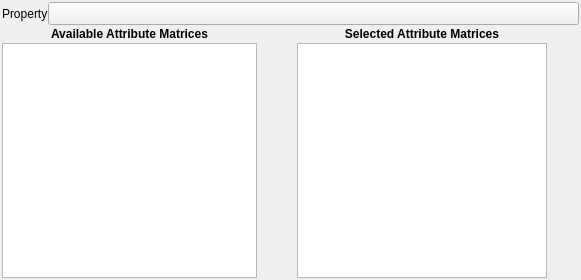
<?xml version="1.0" encoding="UTF-8"?>
<ui version="4.0">
 <class>MultiAttributeMatrixSelectionWidget</class>
 <widget class="QFrame" name="MultiAttributeMatrixSelectionWidget">
  <property name="geometry">
   <rect>
    <x>0</x>
    <y>0</y>
    <width>581</width>
    <height>280</height>
   </rect>
  </property>
  <layout class="QGridLayout" name="gridLayout">
   <property name="leftMargin">
    <number>2</number>
   </property>
   <property name="topMargin">
    <number>2</number>
   </property>
   <property name="rightMargin">
    <number>2</number>
   </property>
   <property name="bottomMargin">
    <number>2</number>
   </property>
   <property name="horizontalSpacing">
    <number>8</number>
   </property>
   <property name="verticalSpacing">
    <number>2</number>
   </property>
   <item row="3" column="3" rowspan="2">
    <widget class="SVListWidget" name="attributeMatricesSelectWidget">
     <property name="sizePolicy">
      <sizepolicy hsizetype="Expanding" vsizetype="Expanding">
       <horstretch>0</horstretch>
       <verstretch>0</verstretch>
      </sizepolicy>
     </property>
     <property name="sizeAdjustPolicy">
      <enum>QAbstractScrollArea::AdjustIgnored</enum>
     </property>
     <property name="editTriggers">
      <set>QAbstractItemView::NoEditTriggers</set>
     </property>
     <property name="selectionMode">
      <enum>QAbstractItemView::ExtendedSelection</enum>
     </property>
    </widget>
   </item>
   <item row="3" column="9">
    <layout class="QVBoxLayout" name="verticalLayout">
     <property name="rightMargin">
      <number>0</number>
     </property>
     <item>
      <widget class="SVIconPushButton" name="upBtn">
       <property name="minimumSize">
        <size>
         <width>24</width>
         <height>24</height>
        </size>
       </property>
       <property name="maximumSize">
        <size>
         <width>24</width>
         <height>24</height>
        </size>
       </property>
       <property name="toolTip">
        <string>Use this button to move an array up in the &quot;Selected Data Arrays&quot; column</string>
       </property>
       <property name="text">
        <string/>
       </property>
       <property name="icon">
        <iconset resource="../../icons/images/Icons.qrc">
         <normaloff>:/SIMPL/icons/images/arrow_up.png</normaloff>:/arrow_up.png</iconset>
       </property>
       <property name="iconSize">
        <size>
         <width>24</width>
         <height>24</height>
        </size>
       </property>
       <property name="flat">
        <bool>true</bool>
       </property>
      </widget>
     </item>
     <item>
      <widget class="SVIconPushButton" name="downBtn">
       <property name="minimumSize">
        <size>
         <width>24</width>
         <height>24</height>
        </size>
       </property>
       <property name="maximumSize">
        <size>
         <width>24</width>
         <height>24</height>
        </size>
       </property>
       <property name="toolTip">
        <string>Use this button to move an array down in the &quot;Selected Data Arrays&quot; column</string>
       </property>
       <property name="text">
        <string/>
       </property>
       <property name="icon">
        <iconset resource="../../icons/images/Icons.qrc">
         <normaloff>:/SIMPL/icons/images/arrow_down.png</normaloff>:/arrow_down.png</iconset>
       </property>
       <property name="iconSize">
        <size>
         <width>24</width>
         <height>24</height>
        </size>
       </property>
       <property name="flat">
        <bool>true</bool>
       </property>
      </widget>
     </item>
     <item>
      <widget class="SVIconPushButton" name="removeBtn">
       <property name="minimumSize">
        <size>
         <width>24</width>
         <height>24</height>
        </size>
       </property>
       <property name="maximumSize">
        <size>
         <width>24</width>
         <height>24</height>
        </size>
       </property>
       <property name="toolTip">
        <string>Use this button to remove non-existant arrays out of the &quot;Selected Data Arrays&quot; column</string>
       </property>
       <property name="text">
        <string/>
       </property>
       <property name="icon">
        <iconset resource="../../icons/images/Icons.qrc">
         <normaloff>:/SIMPL/icons/images/delete.png</normaloff>:/delete.png</iconset>
       </property>
       <property name="iconSize">
        <size>
         <width>24</width>
         <height>24</height>
        </size>
       </property>
       <property name="flat">
        <bool>true</bool>
       </property>
      </widget>
     </item>
     <item>
      <spacer name="verticalSpacer">
       <property name="orientation">
        <enum>Qt::Vertical</enum>
       </property>
       <property name="sizeHint" stdset="0">
        <size>
         <width>20</width>
         <height>40</height>
        </size>
       </property>
      </spacer>
     </item>
    </layout>
   </item>
   <item row="3" column="4">
    <layout class="QVBoxLayout" name="verticalLayout_2">
     <property name="rightMargin">
      <number>0</number>
     </property>
     <item>
      <spacer name="verticalSpacer_3">
       <property name="orientation">
        <enum>Qt::Vertical</enum>
       </property>
       <property name="sizeHint" stdset="0">
        <size>
         <width>20</width>
         <height>40</height>
        </size>
       </property>
      </spacer>
     </item>
     <item>
      <widget class="SVIconPushButton" name="selectBtn">
       <property name="minimumSize">
        <size>
         <width>24</width>
         <height>24</height>
        </size>
       </property>
       <property name="maximumSize">
        <size>
         <width>24</width>
         <height>24</height>
        </size>
       </property>
       <property name="toolTip">
        <string>Use this button to move arrays into the &quot;Selected Data Arrays&quot; column</string>
       </property>
       <property name="text">
        <string/>
       </property>
       <property name="icon">
        <iconset resource="../../icons/images/Icons.qrc">
         <normaloff>:/SIMPL/icons/images/arrow_right.png</normaloff>:/arrow_right.png</iconset>
       </property>
       <property name="iconSize">
        <size>
         <width>24</width>
         <height>24</height>
        </size>
       </property>
       <property name="flat">
        <bool>true</bool>
       </property>
      </widget>
     </item>
     <item>
      <widget class="SVIconPushButton" name="deselectBtn">
       <property name="minimumSize">
        <size>
         <width>24</width>
         <height>24</height>
        </size>
       </property>
       <property name="maximumSize">
        <size>
         <width>24</width>
         <height>24</height>
        </size>
       </property>
       <property name="toolTip">
        <string>Use this button to move arrays out of the &quot;Selected Data Arrays&quot; column</string>
       </property>
       <property name="text">
        <string/>
       </property>
       <property name="icon">
        <iconset resource="../../icons/images/Icons.qrc">
         <normaloff>:/SIMPL/icons/images/arrow_left.png</normaloff>:/arrow_left.png</iconset>
       </property>
       <property name="iconSize">
        <size>
         <width>24</width>
         <height>24</height>
        </size>
       </property>
       <property name="flat">
        <bool>true</bool>
       </property>
      </widget>
     </item>
     <item>
      <spacer name="verticalSpacer_2">
       <property name="orientation">
        <enum>Qt::Vertical</enum>
       </property>
       <property name="sizeType">
        <enum>QSizePolicy::Expanding</enum>
       </property>
       <property name="sizeHint" stdset="0">
        <size>
         <width>20</width>
         <height>40</height>
        </size>
       </property>
      </spacer>
     </item>
    </layout>
   </item>
   <item row="2" column="3">
    <widget class="QLabel" name="label_3">
     <property name="font">
      <font>
       <weight>75</weight>
       <bold>true</bold>
      </font>
     </property>
     <property name="text">
      <string>Available Attribute Matrices</string>
     </property>
     <property name="alignment">
      <set>Qt::AlignCenter</set>
     </property>
    </widget>
   </item>
   <item row="0" column="3" colspan="7">
    <layout class="QHBoxLayout" name="horizontalLayout">
     <property name="bottomMargin">
      <number>0</number>
     </property>
     <item>
      <widget class="QLabel" name="label">
       <property name="sizePolicy">
        <sizepolicy hsizetype="Preferred" vsizetype="Preferred">
         <horstretch>0</horstretch>
         <verstretch>0</verstretch>
        </sizepolicy>
       </property>
       <property name="text">
        <string>Property</string>
       </property>
      </widget>
     </item>
     <item>
      <widget class="DataArrayPathSelectionWidget" name="m_SelectedDataContainerPath">
       <property name="sizePolicy">
        <sizepolicy hsizetype="Expanding" vsizetype="Fixed">
         <horstretch>0</horstretch>
         <verstretch>0</verstretch>
        </sizepolicy>
       </property>
       <property name="text">
        <string/>
       </property>
       <property name="popupMode">
        <enum>QToolButton::InstantPopup</enum>
       </property>
       <property name="toolButtonStyle">
        <enum>Qt::ToolButtonTextBesideIcon</enum>
       </property>
      </widget>
     </item>
    </layout>
   </item>
   <item row="3" column="5" rowspan="2" colspan="4">
    <widget class="SVListWidget" name="attributeMatricesOrderWidget">
     <property name="editTriggers">
      <set>QAbstractItemView::NoEditTriggers</set>
     </property>
     <property name="selectionMode">
      <enum>QAbstractItemView::ExtendedSelection</enum>
     </property>
     <property name="sortingEnabled">
      <bool>false</bool>
     </property>
    </widget>
   </item>
   <item row="2" column="5" colspan="4">
    <widget class="QLabel" name="label_2">
     <property name="font">
      <font>
       <weight>75</weight>
       <bold>true</bold>
      </font>
     </property>
     <property name="text">
      <string>Selected Attribute Matrices</string>
     </property>
     <property name="alignment">
      <set>Qt::AlignCenter</set>
     </property>
    </widget>
   </item>
  </layout>
 </widget>
 <customwidgets>
  <customwidget>
   <class>DataArrayPathSelectionWidget</class>
   <extends>QToolButton</extends>
   <header>DataArrayPathSelectionWidget.h</header>
  </customwidget>
  <customwidget>
   <class>SVIconPushButton</class>
   <extends>QPushButton</extends>
   <header location="global">SVControlWidgets.h</header>
  </customwidget>
  <customwidget>
   <class>SVListWidget</class>
   <extends>QListWidget</extends>
   <header location="global">SVControlWidgets.h</header>
  </customwidget>
 </customwidgets>
 <resources>
  <include location="../../icons/images/Icons.qrc"/>
 </resources>
 <connections/>
</ui>
